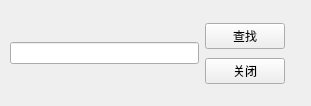
<?xml version="1.0" encoding="UTF-8"?>
<ui version="4.0">
 <class>search</class>
 <widget class="QWidget" name="search">
  <property name="geometry">
   <rect>
    <x>0</x>
    <y>0</y>
    <width>311</width>
    <height>106</height>
   </rect>
  </property>
  <property name="windowTitle">
   <string>Form</string>
  </property>
  <widget class="QWidget" name="">
   <property name="geometry">
    <rect>
     <x>10</x>
     <y>20</y>
     <width>275</width>
     <height>67</height>
    </rect>
   </property>
   <layout class="QHBoxLayout" name="horizontalLayout">
    <item>
     <widget class="QLineEdit" name="lineEdit"/>
    </item>
    <item>
     <layout class="QVBoxLayout" name="verticalLayout_12">
      <item>
       <widget class="QPushButton" name="pushButton_search">
        <property name="text">
         <string>查找</string>
        </property>
       </widget>
      </item>
      <item>
       <widget class="QPushButton" name="pushButton_close_2">
        <property name="text">
         <string>关闭</string>
        </property>
       </widget>
      </item>
     </layout>
    </item>
   </layout>
  </widget>
 </widget>
 <resources/>
 <connections/>
</ui>
